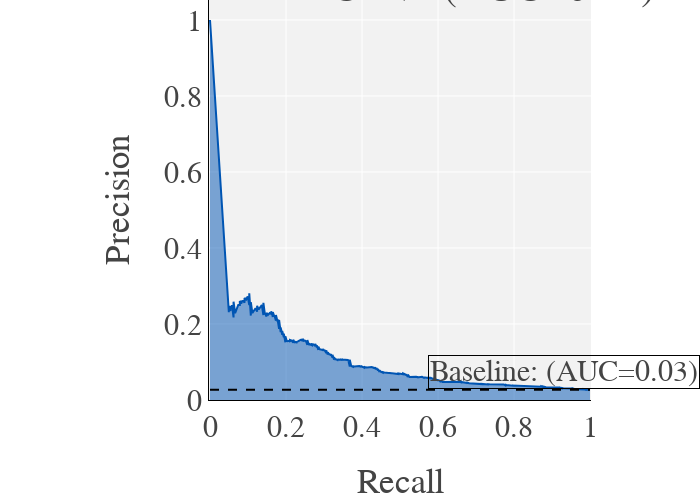

Source (notebook cell):
### Code cell
# Predict on y test
y_pred = best_model.predict_proba(X_test)[::,1]

precision, recall, thresholds = precision_recall_curve(y_test,  y_pred)

precision_lr, recall_lr = precision, recall

auc_precision_recall = auc(recall, precision)

auc_precision_recall_lr = auc_precision_recall

fig = px.area(
    x=recall, y=precision,
    title=f'Precision-Recall Curve (AUC={auc_precision_recall:.2f})',
    labels=dict(x='Recall', y='Precision'),
    width=700, height=500
)
fig.add_shape(
    type='line', line=dict(dash='dash'),
    x0=0, x1=1, y0=baseline, y1=baseline
)
fig.update_yaxes(scaleanchor="x", scaleratio=1)
fig.update_xaxes(constrain='domain')

fig.add_annotation(text=f'Baseline: (AUC={baseline:.2f})',
                    align='left',
                    showarrow=False,
                    xref='paper',
                    yref='paper',
                    x=1.0,
                    y=baseline,
                    bordercolor='black',
                    borderwidth=1)

fig.show()

fig.write_image("images/results/PRC_governance_lr.png")

### Figure 1 — Plotly figure (JSON) as saved in the notebook; plotly's stock layout.template omitted (floating-point values rounded to 4 significant figures; data arrays with more than 128 entries replaced by an {"elided": "..."} marker saying what was removed)
{"data": [{"fillpattern": {"shape": ""}, "hovertemplate": "Recall=%{x}<br>Precision=%{y}<extra></extra>", "legendgroup": "", "line": {"color": "#0055B3"}, "marker": {"symbol": "circle"}, "mode": "lines", "name": "", "orientation": "v", "showlegend": false, "stackgroup": "1", "type": "scatter", "x": {"elided": "8935 float values"}, "xaxis": "x", "y": {"elided": "8935 float values"}, "yaxis": "y"}], "layout": {"annotations": [{"align": "left", "bordercolor": "black", "borderwidth": 1, "showarrow": false, "text": "Baseline: (AUC=0.03)", "x": 1, "xref": "paper", "y": 0.02689, "yref": "paper"}], "height": 500, "legend": {"tracegroupgap": 0}, "shapes": [{"line": {"dash": "dash"}, "type": "line", "x0": 0, "x1": 1, "y0": 0.02689, "y1": 0.02689}], "title": {"text": "Precision-Recall Curve (AUC=0.12)"}, "width": 700, "xaxis": {"anchor": "y", "constrain": "domain", "domain": [0, 1], "title": {"text": "Recall"}}, "yaxis": {"anchor": "x", "domain": [0, 1], "scaleanchor": "x", "scaleratio": 1, "title": {"text": "Precision"}}}}
